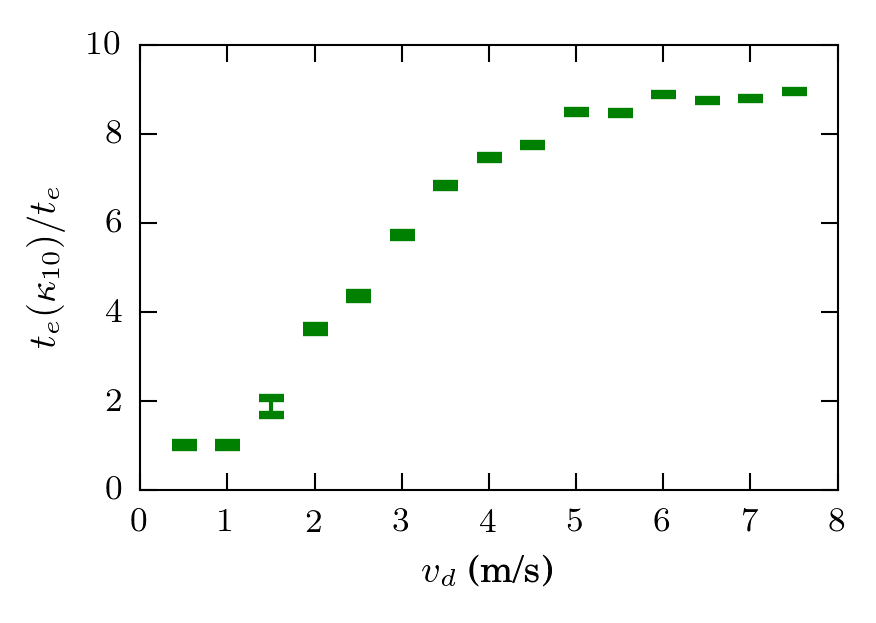

Reproduce this figure in Python.
# Sacado de https://scipy.github.io/old-wiki/pages/Cookbook/Matplotlib/LaTeX_Examples.html

'''

'''

import pylab
import numpy as np
import matplotlib.pyplot as plt
import math
#import numarray

# a dos columnas: 3+3/8 (ancho, in)
# a una columna : 6.5   (ancho  in)

golden_mean = (math.sqrt(5)-1.0)/2.0        # Aesthetic ratio
fig_width = 3+3/8 			    # width  in inches
fig_height = fig_width*golden_mean          # height in inches
fig_size =  [fig_width,fig_height]

params = {'backend': 'ps',
          'axes.titlesize': 8,
          'axes.labelsize': 9,
          'axes.linewidth': 0.5, 
          'axes.grid': True,
          'axes.labelweight': 'normal',  
          'font.family': 'serif',
          'font.size': 8.0,
          'font.weight': 'normal',
          'text.color': 'black',
          'xtick.labelsize': 8,
          'ytick.labelsize': 8,
          'text.usetex': True,
          'legend.fontsize': 8,
          'figure.dpi': 300,
          'figure.figsize': fig_size,
          'savefig.dpi': 300,
         }

pylab.rcParams.update(params)

### DATA ###


data_koriginal = np.genfromtxt('fis_225p_d0.92.txt', delimiter = ' ')
vd_kroiginal = data_koriginal[:,0] 
iter_koriginal = data_koriginal[:,1] 
te_koriginal = data_koriginal[:,2] 
indv_inside_koriginal = data_koriginal[:,3] 


data_kx10 = np.genfromtxt('fis_225p_d0.92_kx10.txt', delimiter = ' ')
vd_kx10 = data_kx10[:,0] 
iter_kx10 = data_kx10[:,1] 
te_kx10 = data_kx10[:,2] 
indv_inside_kx10 = data_kx10[:,3] 


###  ANALYSIS  ###

vd_total = 15 		# cantidad total de velocidades de deseo (vd)
iter_total = 30 	# cantidad total de iteraciones por vd
list_vd = np.linspace(0.5,7.5,15)
print(list_vd)

def promedia_te(te,iter_total,vd_total):
	te_mean=[]
	te_std=[]
	i=0
	while i<vd_total:
		te_mean+=[np.mean(te[i*iter_total:i*iter_total+iter_total])]
		te_std += [np.std(te[i*iter_total:i*iter_total+iter_total])]
		i+=1
	return te_mean,te_std

te_mean=promedia_te(te_koriginal,iter_total,vd_total)[0]
e_te_mean=promedia_te(te_koriginal,iter_total,vd_total)[1]
te_mean_kx10=promedia_te(te_kx10,iter_total,vd_total)[0]
e_te_mean_kx10=promedia_te(te_kx10,iter_total,vd_total)[1]

###  PLOT  ###

### original kappa ###
#plt.plot(list_vd,te_mean,'--bo',mew=0.7,mec='b',markersize=4,label='$\\kappa=2.4\\times10^{5}$') 
#plt.errorbar(list_vd,te_mean,e_te_mean,linestyle='none',fmt='none',color='none',ecolor='b') 

### modified kappa ###
#plt.plot(list_vd,te_mean_kx10,'-.rs',mfc='none',mew=0.7,mec='r',markersize=4,label='$\\kappa=2.4\\times10^{6}$') 
#plt.errorbar(list_vd,te_mean_kx10,e_te_mean_kx10,linestyle='none',fmt='none',color='none',ecolor='r') 

### ratio ###

ratio =np.divide(te_mean_kx10,te_mean)
e_ratio =[]
i=0
while i<vd_total:
	e_ratio+=[e_te_mean[i]/te_mean_kx10[i] + te_mean_kx10[i]**(-2)*te_mean[i]*e_te_mean_kx10[i]]
	i+=1

#plt.plot(list_vd,ratio,'go',mew=0.3,mec='k',markersize=3) 
#plt.errorbar(list_vd,ratio,e_ratio,linestyle='none',fmt='o',color='none',ecolor='g') 
plt.errorbar(list_vd,ratio,e_ratio,linestyle='none',color='g',elinewidth='1',markeredgewidth='2') 

'''
## Fiteo lineal ##
coef_fit = np.polyfit(list_vd[7::],ratio[7::],1)
a = coef_fit[0]
b = coef_fit[1]
print(a)
t = np.linspace(5,7.5,100)
#plt.plot(t,t*a+b,'-r')
#plt.axhline(y=9, color='r', linestyle='-')
'''

pylab.grid(False)
#pylab.xlabel('time~$(s)$')
pylab.xlabel('$v_d$~(m/s)')
#pylab.title('Rate evacuation time')
#pylab.ylabel('$t_e$~(s)')
pylab.ylabel('$t_e(\\kappa_{10})/t_e$')
#pylab.legend()
#pylab.ylim(0.0, 3.6)
#pylab.yticks(np.arange(3,11,2))
pylab.ylim(0, 10)
pylab.xlim(0, 8)
lgd=plt.legend(numpoints=1,handlelength=0.8) 
plt.legend(frameon=False,loc='best',labelspacing=-0.1,borderpad=0.3,handletextpad=0.5,fontsize=6,numpoints=1) 
pylab.savefig('fis_cociente.png', format='png', dpi=300, bbox_inches='tight')
pylab.savefig('fis_cociente.eps', format='eps', dpi=300, bbox_inches='tight')
